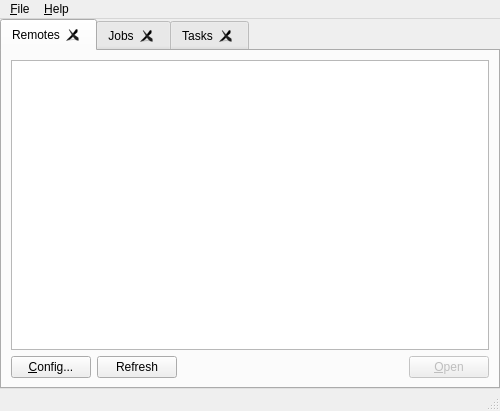
<?xml version="1.0" encoding="UTF-8"?>
<ui version="4.0">
 <class>MainWindow</class>
 <widget class="QMainWindow" name="MainWindow">
  <property name="geometry">
   <rect>
    <x>0</x>
    <y>0</y>
    <width>500</width>
    <height>411</height>
   </rect>
  </property>
  <property name="windowTitle">
   <string>Rclone Browser</string>
  </property>
  <widget class="QWidget" name="widgetMain">
   <layout class="QVBoxLayout" name="verticalLayout_3">
    <property name="spacing">
     <number>0</number>
    </property>
    <property name="leftMargin">
     <number>0</number>
    </property>
    <property name="topMargin">
     <number>0</number>
    </property>
    <property name="rightMargin">
     <number>0</number>
    </property>
    <property name="bottomMargin">
     <number>0</number>
    </property>
    <item>
     <widget class="QTabWidget" name="tabs">
      <property name="currentIndex">
       <number>0</number>
      </property>
      <property name="tabsClosable">
       <bool>true</bool>
      </property>
      <widget class="QWidget" name="widget">
       <attribute name="title">
        <string>Remotes</string>
       </attribute>
       <layout class="QVBoxLayout" name="verticalLayout">
        <item>
         <widget class="QListWidget" name="remotes">
          <property name="editTriggers">
           <set>QAbstractItemView::NoEditTriggers</set>
          </property>
          <property name="selectionBehavior">
           <enum>QAbstractItemView::SelectRows</enum>
          </property>
         </widget>
        </item>
        <item>
         <layout class="QHBoxLayout" name="horizontalLayout">
          <item>
           <widget class="QPushButton" name="config">
            <property name="sizePolicy">
             <sizepolicy hsizetype="Fixed" vsizetype="Fixed">
              <horstretch>0</horstretch>
              <verstretch>0</verstretch>
             </sizepolicy>
            </property>
            <property name="toolTip">
             <string>&lt;html&gt;&lt;head/&gt;&lt;body&gt;&lt;p&gt;rclone config&lt;/p&gt;&lt;/body&gt;&lt;/html&gt;</string>
            </property>
            <property name="text">
             <string>&amp;Config...</string>
            </property>
           </widget>
          </item>
          <item>
           <widget class="QPushButton" name="refresh">
            <property name="text">
             <string>Refresh</string>
            </property>
           </widget>
          </item>
          <item>
           <spacer name="horizontalSpacer">
            <property name="orientation">
             <enum>Qt::Horizontal</enum>
            </property>
            <property name="sizeHint" stdset="0">
             <size>
              <width>40</width>
              <height>20</height>
             </size>
            </property>
           </spacer>
          </item>
          <item>
           <widget class="QPushButton" name="open">
            <property name="enabled">
             <bool>false</bool>
            </property>
            <property name="toolTip">
             <string>&lt;html&gt;&lt;head/&gt;&lt;body&gt;&lt;p&gt;open remote&lt;/p&gt;&lt;/body&gt;&lt;/html&gt;</string>
            </property>
            <property name="text">
             <string>&amp;Open</string>
            </property>
           </widget>
          </item>
         </layout>
        </item>
       </layout>
      </widget>
      <widget class="QWidget" name="tab">
       <attribute name="title">
        <string>Jobs</string>
       </attribute>
       <layout class="QVBoxLayout" name="verticalLayout_2">
        <item>
         <widget class="QScrollArea" name="jobsArea">
          <property name="widgetResizable">
           <bool>true</bool>
          </property>
          <widget class="QWidget" name="scrollAreaWidgetContents">
           <property name="geometry">
            <rect>
             <x>0</x>
             <y>0</y>
             <width>610</width>
             <height>299</height>
            </rect>
           </property>
           <layout class="QVBoxLayout" name="verticalLayout_4">
            <property name="leftMargin">
             <number>0</number>
            </property>
            <property name="topMargin">
             <number>0</number>
            </property>
            <property name="rightMargin">
             <number>0</number>
            </property>
            <property name="bottomMargin">
             <number>0</number>
            </property>
            <item>
             <layout class="QVBoxLayout" name="jobs">
              <item>
               <widget class="QLabel" name="noJobsAvailable">
                <property name="text">
                 <string>No jobs are available</string>
                </property>
               </widget>
              </item>
              <item>
               <spacer name="verticalSpacer">
                <property name="orientation">
                 <enum>Qt::Vertical</enum>
                </property>
                <property name="sizeHint" stdset="0">
                 <size>
                  <width>20</width>
                  <height>40</height>
                 </size>
                </property>
               </spacer>
              </item>
             </layout>
            </item>
           </layout>
          </widget>
         </widget>
        </item>
       </layout>
      </widget>
      <widget class="QWidget" name="tasksTab">
       <attribute name="title">
        <string>Tasks</string>
       </attribute>
       <layout class="QVBoxLayout" name="verticalLayout_5">
        <property name="leftMargin">
         <number>4</number>
        </property>
        <property name="topMargin">
         <number>4</number>
        </property>
        <property name="rightMargin">
         <number>0</number>
        </property>
        <property name="bottomMargin">
         <number>0</number>
        </property>
        <item>
         <widget class="QScrollArea" name="tasksArea">
          <property name="widgetResizable">
           <bool>true</bool>
          </property>
          <widget class="QWidget" name="scrollAreaWidgetContentsTasks">
           <property name="geometry">
            <rect>
             <x>0</x>
             <y>0</y>
             <width>646</width>
             <height>327</height>
            </rect>
           </property>
           <layout class="QVBoxLayout" name="verticalLayout_6">
            <item>
             <widget class="QListWidget" name="tasksListWidget"/>
            </item>
            <item>
             <layout class="QVBoxLayout" name="tasks"/>
            </item>
            <item>
             <widget class="QWidget" name="tasksActionBar" native="true">
              <property name="sizePolicy">
               <sizepolicy hsizetype="Minimum" vsizetype="Preferred">
                <horstretch>0</horstretch>
                <verstretch>0</verstretch>
               </sizepolicy>
              </property>
              <property name="minimumSize">
               <size>
                <width>20</width>
                <height>20</height>
               </size>
              </property>
              <property name="maximumSize">
               <size>
                <width>500</width>
                <height>32</height>
               </size>
              </property>
              <layout class="QHBoxLayout" name="horizontalLayout_2">
               <property name="spacing">
                <number>4</number>
               </property>
               <property name="leftMargin">
                <number>4</number>
               </property>
               <property name="topMargin">
                <number>4</number>
               </property>
               <property name="rightMargin">
                <number>4</number>
               </property>
               <property name="bottomMargin">
                <number>4</number>
               </property>
               <item>
                <widget class="QPushButton" name="buttonDryrunTask">
                 <property name="enabled">
                  <bool>false</bool>
                 </property>
                 <property name="sizePolicy">
                  <sizepolicy hsizetype="Fixed" vsizetype="Fixed">
                   <horstretch>0</horstretch>
                   <verstretch>0</verstretch>
                  </sizepolicy>
                 </property>
                 <property name="minimumSize">
                  <size>
                   <width>0</width>
                   <height>28</height>
                  </size>
                 </property>
                 <property name="text">
                  <string>-&gt; Dry Run</string>
                 </property>
                </widget>
               </item>
               <item>
                <widget class="QPushButton" name="buttonRunTask">
                 <property name="enabled">
                  <bool>false</bool>
                 </property>
                 <property name="sizePolicy">
                  <sizepolicy hsizetype="Fixed" vsizetype="Fixed">
                   <horstretch>0</horstretch>
                   <verstretch>0</verstretch>
                  </sizepolicy>
                 </property>
                 <property name="minimumSize">
                  <size>
                   <width>0</width>
                   <height>28</height>
                  </size>
                 </property>
                 <property name="text">
                  <string>Run</string>
                 </property>
                </widget>
               </item>
               <item>
                <widget class="QPushButton" name="buttonEditTask">
                 <property name="enabled">
                  <bool>false</bool>
                 </property>
                 <property name="sizePolicy">
                  <sizepolicy hsizetype="Fixed" vsizetype="Fixed">
                   <horstretch>0</horstretch>
                   <verstretch>0</verstretch>
                  </sizepolicy>
                 </property>
                 <property name="minimumSize">
                  <size>
                   <width>0</width>
                   <height>28</height>
                  </size>
                 </property>
                 <property name="maximumSize">
                  <size>
                   <width>100</width>
                   <height>16777215</height>
                  </size>
                 </property>
                 <property name="layoutDirection">
                  <enum>Qt::LeftToRight</enum>
                 </property>
                 <property name="text">
                  <string>Edit</string>
                 </property>
                </widget>
               </item>
               <item>
                <widget class="QPushButton" name="buttonDeleteTask">
                 <property name="enabled">
                  <bool>false</bool>
                 </property>
                 <property name="sizePolicy">
                  <sizepolicy hsizetype="Fixed" vsizetype="Fixed">
                   <horstretch>0</horstretch>
                   <verstretch>0</verstretch>
                  </sizepolicy>
                 </property>
                 <property name="minimumSize">
                  <size>
                   <width>0</width>
                   <height>28</height>
                  </size>
                 </property>
                 <property name="layoutDirection">
                  <enum>Qt::LeftToRight</enum>
                 </property>
                 <property name="text">
                  <string>Delete</string>
                 </property>
                </widget>
               </item>
              </layout>
             </widget>
            </item>
           </layout>
          </widget>
         </widget>
        </item>
       </layout>
      </widget>
     </widget>
    </item>
   </layout>
  </widget>
  <widget class="QMenuBar" name="menuBar">
   <property name="geometry">
    <rect>
     <x>0</x>
     <y>0</y>
     <width>658</width>
     <height>22</height>
    </rect>
   </property>
   <widget class="QMenu" name="menuFile">
    <property name="title">
     <string>&amp;File</string>
    </property>
    <addaction name="preferences"/>
    <addaction name="separator"/>
    <addaction name="quit"/>
   </widget>
   <widget class="QMenu" name="menuHelp">
    <property name="title">
     <string>&amp;Help</string>
    </property>
    <addaction name="about"/>
    <addaction name="aboutQt"/>
   </widget>
   <addaction name="menuFile"/>
   <addaction name="menuHelp"/>
  </widget>
  <widget class="QStatusBar" name="statusBar"/>
  <action name="about">
   <property name="text">
    <string>&amp;About</string>
   </property>
   <property name="menuRole">
    <enum>QAction::AboutRole</enum>
   </property>
  </action>
  <action name="aboutQt">
   <property name="text">
    <string>About &amp;Qt</string>
   </property>
   <property name="menuRole">
    <enum>QAction::AboutQtRole</enum>
   </property>
  </action>
  <action name="preferences">
   <property name="text">
    <string>&amp;Preferences...</string>
   </property>
   <property name="menuRole">
    <enum>QAction::PreferencesRole</enum>
   </property>
  </action>
  <action name="quit">
   <property name="text">
    <string>&amp;Quit</string>
   </property>
   <property name="shortcut">
    <string>Ctrl+Q</string>
   </property>
   <property name="menuRole">
    <enum>QAction::QuitRole</enum>
   </property>
  </action>
 </widget>
 <tabstops>
  <tabstop>tabs</tabstop>
  <tabstop>remotes</tabstop>
  <tabstop>config</tabstop>
  <tabstop>refresh</tabstop>
  <tabstop>open</tabstop>
  <tabstop>jobsArea</tabstop>
 </tabstops>
 <resources/>
 <connections/>
</ui>
